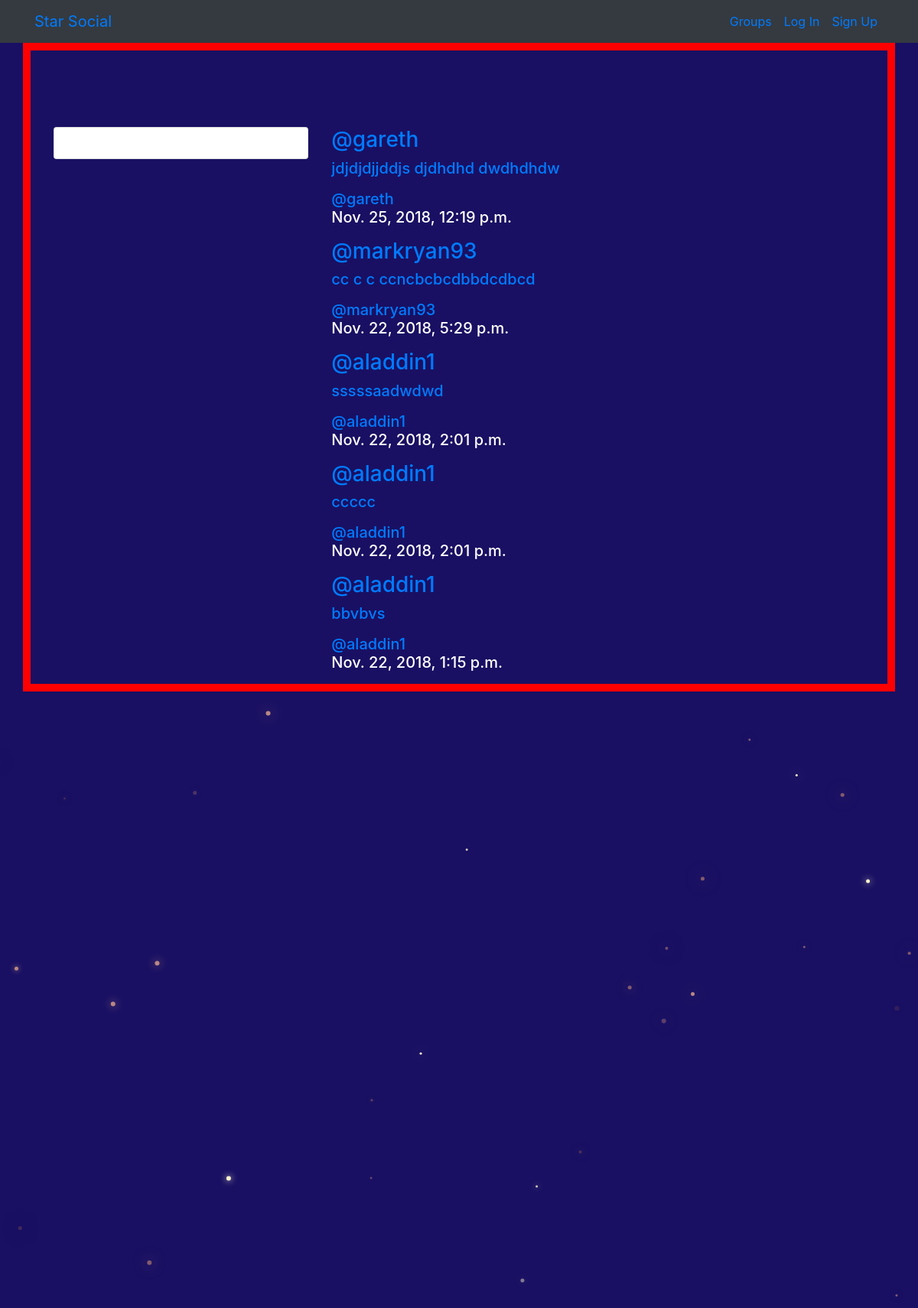
/posts/, run on the app's committed database.
### posts/models.py (models this page shows, shortened)
class Post(models.Model):
	user = models.ForeignKey(User, related_name='posts', on_delete=models.CASCADE) # in templates it will be group.posts
	created_at = models.DateTimeField(auto_now=True) # automatically generated
	message = models.TextField()
	message_html = models.TextField(editable=False) # user cannot edit this as we are grabbing it from the message above and doing stuff to it
	group = models.ForeignKey(Group, related_name='posts', null=True, blank=True, on_delete=models.CASCADE) # connecting a post to a group and relating it by the name posts
	class Meta:
		ordering = ['-created_at'] # puts most recently created post at top of page
		unique_together = ['user','message'] # each message is uniquely linked to a user

### posts/views.py (the view)
# urls.py: path('',views.PostList.as_view(), name='all'),
class PostList(SelectRelatedMixin, generic.ListView):
	model = Post
	select_related = ('user','group')

### posts/templates/posts/post_list.html (shortened to what this page needs)
{% extends 'posts/post_base.html' %}
{% block prepost %}
	<div class="col-md-4">
	<div class="card card-with-shadow">
		<div class="content">
			<h5 class="title">All Groups</h5>
		</div>
	</div>
	</div>
{% endblock %}
{% block post_content %}
	<div class="col-md-8">
		{% for post in post_list %}
			{% include 'posts/_post.html' %}
		{% endfor %}
	</div>
{% endblock %}

### posts/templates/posts/_post.html (shortened to what this page needs)
<div class="media">
	<h3 class="mr-5"><a href="{% url 'posts:for_user' username=post.user.username %}">@{{ post.user.username }}</a></h3>
</div>
<div class="post_media">
	<div class="media-body">
		<h5 class="media-heading">
					<a class="doogle" href="{% url 'posts:single' username=post.user.username pk=post.pk %}">{{post.message_html|safe}}</a>
		<span class="username">
		<a href="{% url 'posts:for_user' username=post.user.username %}">@{{post.user.username}}</a>
		</span>
		<time class="time">
		<br/><p>{{post.created_at}}</p>
		</time>
		</h5>
	</div>
</div>

### static/simple_social_clone/css/master.css (style rules this page uses)
body { margin: 0; overflow: hidden; background-color: black; color:white; }

### static/css/master.css (style rules this page uses)
html, body { height: 100%; width: 100%; overflow: hidden; background: #191063; margin: 0; }

### data on the page
Post: user.username "gareth", message_html "jdjdjdjjddjs djdhdhd dwdhdhdw", created_at "Nov. 25, 2018, 12:19 p.m."
Post: user.username "markryan93", message_html "cc c c ccncbcbcdbbdcdbcd", created_at "Nov. 22, 2018, 5:29 p.m."
Post: user.username "aladdin1", message_html "sssssaadwdwd", created_at "Nov. 22, 2018, 2:01 p.m."
Post: user.username "aladdin1", message_html "ccccc", created_at "Nov. 22, 2018, 2:01 p.m."
Post: user.username "aladdin1", message_html "bbvbvs", created_at "Nov. 22, 2018, 1:15 p.m."
